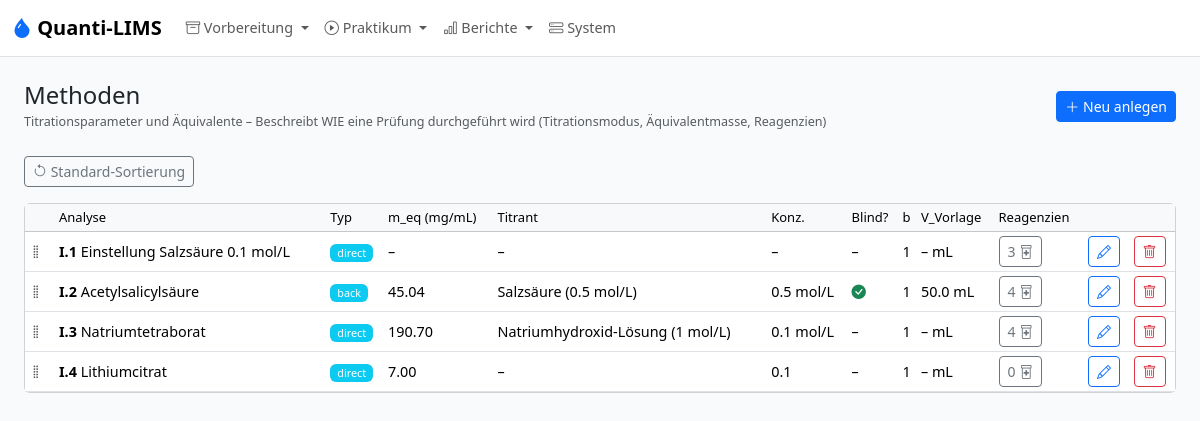
The page /admin/methods on the database as committed earlier.
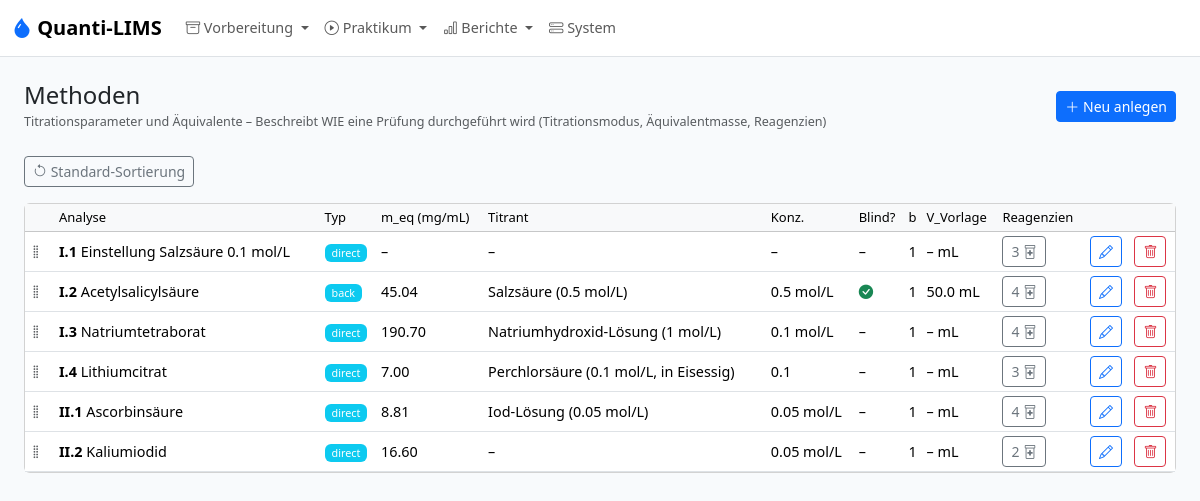
The same page on the database as committed later.
### models.py (models this page shows, shortened)
class Method(db.Model):
    __tablename__ = "method"
    id = db.Column(db.Integer, primary_key=True)
    analysis_id = db.Column(db.Integer, db.ForeignKey("analysis.id"), nullable=False)
    method_type = db.Column(db.String(30), nullable=False)  # direct, back, gravimetric, ...
    m_eq_mg = db.Column(db.Float)
    titrant_name = db.Column(db.String(200))
    titrant_concentration = db.Column(db.String(50))
    c_titrant_mol_l = db.Column(db.Float)      # Numeric concentration of titrant (mol/L)
    n_eq_titrant = db.Column(db.Float)          # Equivalents of titrant per mol analyte (direct) or per mol Vorlage (back)
    c_vorlage_mol_l = db.Column(db.Float)       # Concentration of Vorlage reagent (back-titration only)
    n_eq_vorlage = db.Column(db.Float)          # Equivalents of Vorlage consumed per mol analyte (back-titration only)
    blind_required = db.Column(db.Boolean, nullable=False, default=False)
    b_blind_determinations = db.Column(db.Integer, nullable=False, default=1)
    v_vorlage_ml = db.Column(db.Float)
    v_solution_ml = db.Column(db.Float)       # Total volume substance is dissolved to (e.g. 100.0 mL)
    v_aliquot_ml = db.Column(db.Float)        # Aliquot volume taken for each titration (e.g. 20.0 mL)
    aliquot_enabled = db.Column(db.Boolean, nullable=True, default=None)
    primary_standard_id = db.Column(db.Integer, db.ForeignKey("reagent.id"))
    m_eq_primary_mg = db.Column(db.Float)
    m_eq_primary_mg_override = db.Column(db.Boolean, nullable=False, default=False)  # True → use stored value; False → auto-calculate from c_Titrant × MW_PS / z
    e_ab_ps_g = db.Column(db.Float)          # Arzneibuch-Einwaage Primärstandard (g) – per method, not per reagent
    c_stock_mol_l = db.Column(db.Float)      # Stammkonzentration (mol/L), z.B. 1.0 für 1M HCl
    v_dilution_ml = db.Column(db.Float)      # Verdünnungsvolumen (mL), z.B. 100.0
    description = db.Column(db.Text)
    position = db.Column(db.Integer, nullable=False, default=0)
    analysis = db.relationship("Analysis", back_populates="method")
    primary_standard = db.relationship("Reagent", foreign_keys=[primary_standard_id], back_populates="primary_standard_methods")
    reagent_usages = db.relationship("MethodReagent", back_populates="method")
    @property
    def titrant_reagent_usage(self) -> MethodReagent | None:
        return next((usage for usage in self.reagent_usages if usage.is_titrant), None)
    @property
    def derived_titrant_name(self) -> str | None:
        usage = self.titrant_reagent_usage
        if usage and usage.reagent:
            return usage.reagent.name
        return self.titrant_name

class Analysis(db.Model):
    __tablename__ = "analysis"
    id = db.Column(db.Integer, primary_key=True)
    block_id = db.Column(db.Integer, db.ForeignKey("block.id"), nullable=False)
    code = db.Column(db.String(10), unique=True, nullable=False)
    ordinal = db.Column(db.Integer, nullable=False)
    name = db.Column(db.String(200), nullable=False)
    substance_id = db.Column(db.Integer, db.ForeignKey("substance.id"), nullable=False)
    k_determinations = db.Column(db.Integer, nullable=False, default=3)
    result_unit = db.Column(db.String(20), nullable=False, default="%")
    result_label = db.Column(db.String(50), nullable=False, default="Gehalt")
    calculation_mode = db.Column(db.String(50), nullable=False, default=MODE_ASSAY_MASS_BASED)
    e_ab_g = db.Column(db.Float)
    g_ab_min_pct = db.Column(db.Float)
    g_ab_max_pct = db.Column(db.Float)
    source_reference = db.Column(db.String(255))
    tolerance_override_min_pct = db.Column(db.Float)
    tolerance_override_max_pct = db.Column(db.Float)
    notes = db.Column(db.Text)
    block = db.relationship("Block", back_populates="analyses")
    substance = db.relationship("Substance", back_populates="analyses")
    method = db.relationship("Method", back_populates="analysis", uselist=False)
    batches = db.relationship("SampleBatch", back_populates="analysis")

class MethodReagent(db.Model):
    __tablename__ = "method_reagent"
    id = db.Column(db.Integer, primary_key=True)
    method_id = db.Column(db.Integer, db.ForeignKey("method.id"), nullable=False)
    reagent_id = db.Column(db.Integer, db.ForeignKey("reagent.id"), nullable=False)
    amount_per_determination = db.Column(db.Float, nullable=False)
    amount_per_blind = db.Column(db.Float, nullable=False, default=0)
    amount_unit = db.Column(UNIT_ENUM, nullable=False, default="mL")
    is_titrant = db.Column(db.Boolean, nullable=False, default=False)
    step_description = db.Column(db.Text)
    notes = db.Column(db.Text)
    method = db.relationship("Method", back_populates="reagent_usages")
    reagent = db.relationship("Reagent", back_populates="method_usages")

class Reagent(db.Model):
    __tablename__ = "reagent"
    id = db.Column(db.Integer, primary_key=True)
    name = db.Column(db.String(200), unique=True, nullable=False)
    abbreviation = db.Column(db.String(50))
    is_composite = db.Column(db.Boolean, nullable=False, default=False)
    is_primary_standard = db.Column(db.Boolean, nullable=False, default=False)
    formula = db.Column(db.String(100))
    molar_mass_gmol = db.Column(db.Float)
    e_ab_g = db.Column(db.Float)
    base_unit = db.Column(UNIT_ENUM, nullable=False, default="mL")
    cas_number = db.Column(db.String(30))
    density_g_ml = db.Column(db.Float)
    hazard_symbols = db.Column(db.String(100))
    storage_info = db.Column(db.String(200))
    notes = db.Column(db.Text)
    position = db.Column(db.Integer, nullable=False, default=0)
    components = db.relationship(
        "ReagentComponent",
        foreign_keys="ReagentComponent.parent_reagent_id",
        back_populates="parent",
    )
    method_usages = db.relationship("MethodReagent", back_populates="reagent")
    primary_standard_methods = db.relationship("Method", back_populates="primary_standard")

### app.py (the view)
    @app.route("/admin/methods")
    def admin_methods():
        items = Method.query.join(Analysis).order_by(Method.position, Analysis.ordinal).all()
        return render_template("admin/methods.html", items=items)

### templates/admin/methods.html (shortened to what this page needs)
{% extends "base.html" %}
{% from "macros.html" import page_header, delete_btn %}
{% block content %}
{{ page_header("Methoden", "Titrationsparameter und Äquivalente – Beschreibt WIE eine Prüfung durchgeführt wird (Titrationsmodus, Äquivalentmasse, Reagenzien)", url_for('admin_method_form')) }}
<div class="mb-3">
  <button class="btn btn-outline-secondary btn-sm" id="reset-order-btn" title="Sortierung zurücksetzen (nach Analyse)"><i class="bi bi-arrow-counterclockwise"></i> Standard-Sortierung</button>
</div>
<div class="card"><div class="table-responsive">
<table class="table table-sm table-hover mb-0 align-middle">
<thead class="table-light"><tr><th style="width:30px"></th><th>Analyse</th><th>Typ</th><th>m_eq (mg/mL)</th><th>Titrant</th><th>Konz.</th><th>Blind?</th><th>b</th><th>V_Vorlage</th><th>Reagenzien</th><th></th><th></th></tr></thead>
<tbody id="method-sortable">
{% for m in items %}
<tr data-id="{{ m.id }}">
  <td class="drag-handle" style="cursor:grab"><i class="bi bi-grip-vertical text-body-secondary"></i></td>
  <td><strong>{{ m.analysis.code }}</strong> {{ m.analysis.name }}</td>
  <td><span class="badge bg-info">{{ m.method_type }}</span></td>
  <td>{{ m.m_eq_mg|fmt(2) }}</td>
  <td>{{ m.derived_titrant_name or '–' }}</td>
  <td>{{ m.titrant_concentration or '–' }}</td>
  <td>{% if m.blind_required %}<i class="bi bi-check-circle-fill text-success"></i>{% else %}–{% endif %}</td>
  <td>{{ m.b_blind_determinations }}</td>
  <td>{{ m.v_vorlage_ml|fmt(1) if m.v_vorlage_ml else '–' }} mL</td>
  <td><a href="{{ url_for('admin_method_reagents', method_id=m.id) }}" class="btn btn-outline-secondary btn-sm">{{ m.reagent_usages|length }} <i class="bi bi-prescription2"></i></a></td>
  <td><a href="{{ url_for('admin_method_form', id=m.id) }}" class="btn btn-outline-primary btn-sm"><i class="bi bi-pencil"></i></a></td>
  <td>{{ delete_btn(url_for('admin_method_delete', id=m.id)) }}</td>
</tr>
{% endfor %}
</tbody></table></div></div>
{% endblock %}

### templates/base.html (shortened to what this page needs)
<!DOCTYPE html>
<html lang="de" data-bs-theme="light">
<head>
  <link href="https://cdn.jsdelivr.net/npm/bootstrap@5.3.3/dist/css/bootstrap.min.css" rel="stylesheet">
  <link href="https://cdn.jsdelivr.net/npm/bootstrap-icons@1.11.3/font/bootstrap-icons.min.css" rel="stylesheet">
  <link href="{{ url_for('static', filename='style.css') }}" rel="stylesheet">
  <link rel="stylesheet" href="https://cdn.jsdelivr.net/npm/flatpickr/dist/flatpickr.min.css">
</head>
<body>
  <nav class="navbar navbar-expand-lg border-bottom">
    <div class="container-fluid">
      <a class="navbar-brand fw-bold" href="{{ url_for('dashboard') }}">
        <i class="bi bi-droplet-fill text-primary"></i> Quanti-LIMS
      </a>
      <div class="collapse navbar-collapse" id="nav">
        <ul class="navbar-nav me-auto">
          <li class="nav-item dropdown">
            <a class="nav-link dropdown-toggle" href="#" data-bs-toggle="dropdown" role="button" aria-expanded="false">
              <i class="bi bi-archive" aria-hidden="true"></i> Vorbereitung
            </a>
          </li>
          <li class="nav-item dropdown">
            <a class="nav-link dropdown-toggle" href="#" data-bs-toggle="dropdown" role="button" aria-expanded="false">
              <i class="bi bi-play-circle" aria-hidden="true"></i> Praktikum
            </a>
          </li>
          <li class="nav-item dropdown">
            <a class="nav-link dropdown-toggle" href="#" data-bs-toggle="dropdown" role="button" aria-expanded="false">
              <i class="bi bi-bar-chart" aria-hidden="true"></i> Berichte
            </a>
          </li>
          <li class="nav-item">
            <a class="nav-link" href="{{ url_for('admin_system') }}">
              <i class="bi bi-hdd-stack" aria-hidden="true"></i> System
            </a>
          </li>
        </ul>
      </div>
    </div>
  </nav>
  <main class="container-fluid py-4 px-4">
    {% block content %}{% endblock %}
  </main>
</body>
</html>

### templates/macros.html (shortened to what this page needs)
{% macro page_header(title, subtitle="", new_url="", new_label="Neu anlegen") %}
<div class="d-flex justify-content-between align-items-center mb-4">
  <div>
    <h4 class="mb-0">{{ title }}</h4>
    {% if subtitle %}<small class="text-body-secondary">{{ subtitle }}</small>{% endif %}
  </div>
  {% if new_url %}
  <a href="{{ new_url }}" class="btn btn-primary btn-sm"><i class="bi bi-plus-lg"></i> {{ new_label }}</a>
  {% endif %}
</div>
{% endmacro %}
{% macro delete_btn(url) %}
<form method="POST" action="{{ url }}" class="d-inline" onsubmit="return confirm('Wirklich löschen?')">
  <button type="submit" class="btn btn-outline-danger btn-sm"><i class="bi bi-trash"></i></button>
</form>
{% endmacro %}

### static/style.css (style rules this page uses)
:root { --ql-primary: #2563eb; --ql-bg: #f8fafc; }
body { background: var(--ql-bg); font-size: 0.9rem; }
.navbar { background: #fff; }
.navbar-brand i { color: var(--ql-primary); }
.badge { font-weight: 500; }
.table th { font-weight: 500; font-size: 0.8125rem; white-space: nowrap; }
.table td { vertical-align: middle; }
.drag-handle { cursor: grab; user-select: none; }

Rows that differ between the two databases and show on the page:
changed Method "Lithiumcitrat": name "–" → "Perchlorsäure (0.1 mol/L, in Eisessig)"; reagent_usages|length "0" → "3"
added Method: analysis.code "II.1", analysis.name "Ascorbinsäure", method_type "direct", m_eq_mg|fmt "8.81", name "Iod-Lösung (0.05 mol/L)", titrant_concentration "0.05 mol/L", b_blind_determinations "1", v_vorlage_ml|fmt "–", reagent_usages|length "4"
added Method: analysis.code "II.2", analysis.name "Kaliumiodid", method_type "direct", m_eq_mg|fmt "16.60", titrant_name.is_titrant "–", titrant_concentration "0.05 mol/L", b_blind_determinations "1", v_vorlage_ml|fmt "–", reagent_usages|length "2"
